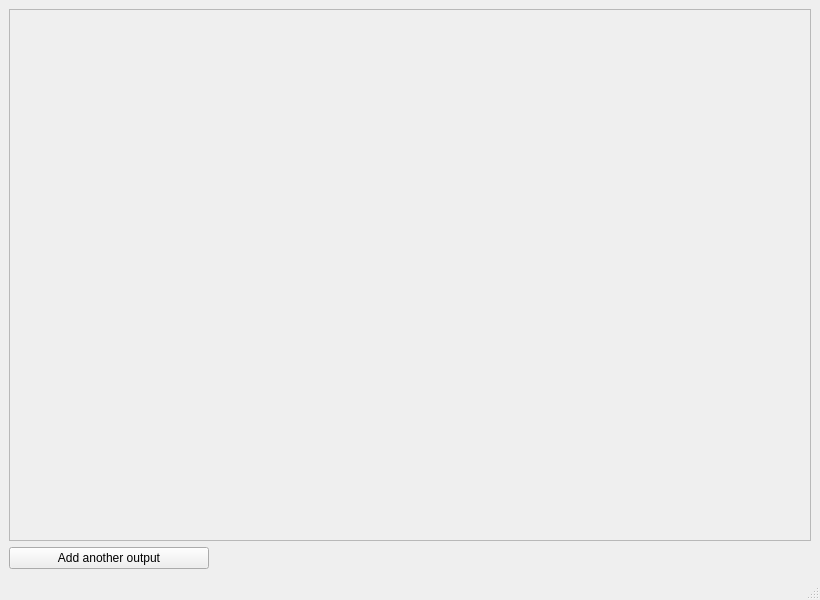
<?xml version="1.0" encoding="UTF-8"?>
<ui version="4.0">
 <class>MainWindow</class>
 <widget class="QMainWindow" name="MainWindow">
  <property name="geometry">
   <rect>
    <x>0</x>
    <y>0</y>
    <width>820</width>
    <height>600</height>
   </rect>
  </property>
  <property name="windowTitle">
   <string>MainWindow</string>
  </property>
  <widget class="QWidget" name="centralwidget">
   <layout class="QVBoxLayout" name="verticalLayout">
    <item>
     <widget class="QScrollArea" name="scrollArea">
      <property name="widgetResizable">
       <bool>true</bool>
      </property>
      <widget class="QWidget" name="scrollContainer">
       <property name="geometry">
        <rect>
         <x>0</x>
         <y>0</y>
         <width>806</width>
         <height>497</height>
        </rect>
       </property>
       <layout class="QVBoxLayout" name="verticalLayout_2">
        <item>
         <layout class="QVBoxLayout" name="output_list">
          <property name="sizeConstraint">
           <enum>QLayout::SetMinimumSize</enum>
          </property>
         </layout>
        </item>
       </layout>
      </widget>
     </widget>
    </item>
    <item>
     <widget class="QPushButton" name="addMoreOutputsButton">
      <property name="maximumSize">
       <size>
        <width>200</width>
        <height>16777215</height>
       </size>
      </property>
      <property name="text">
       <string>Add another output</string>
      </property>
     </widget>
    </item>
   </layout>
  </widget>
  <widget class="QMenuBar" name="menubar">
   <property name="geometry">
    <rect>
     <x>0</x>
     <y>0</y>
     <width>820</width>
     <height>30</height>
    </rect>
   </property>
  </widget>
  <widget class="QStatusBar" name="statusbar"/>
 </widget>
 <resources/>
 <connections/>
</ui>
